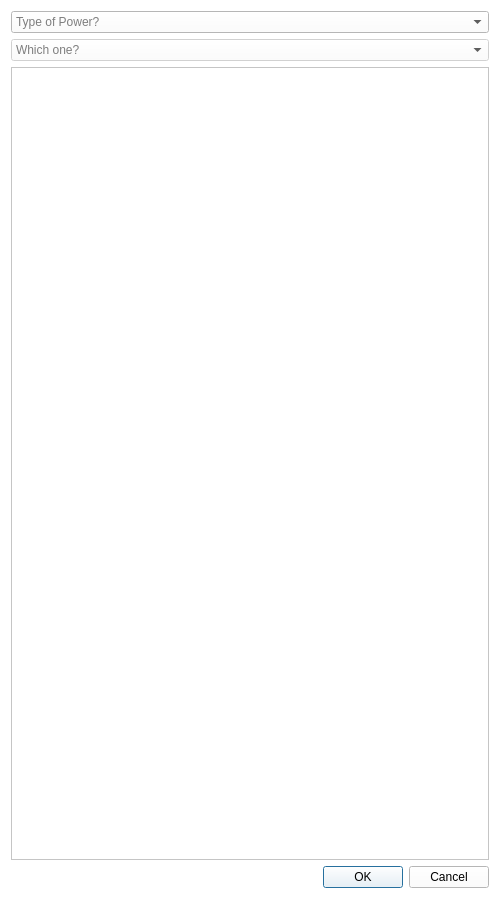
<?xml version="1.0" encoding="UTF-8"?>
<ui version="4.0">
 <class>PowerDialog</class>
 <widget class="QDialog" name="PowerDialog">
  <property name="geometry">
   <rect>
    <x>0</x>
    <y>0</y>
    <width>500</width>
    <height>905</height>
   </rect>
  </property>
  <property name="windowTitle">
   <string>Pick A Power</string>
  </property>
  <property name="windowIcon">
   <iconset resource="res.qrc">
    <normaloff>:/gfx/HeroSystem.ico</normaloff>:/gfx/HeroSystem.ico</iconset>
  </property>
  <property name="styleSheet">
   <string notr="true">QDialog { color: #000; background: #fff; }</string>
  </property>
  <layout class="QVBoxLayout" name="verticalLayout">
   <item>
    <widget class="QComboBox" name="powerTypeComboBox">
     <property name="styleSheet">
      <string notr="true">QComboBox { color: #000; background: #fff; }
QComboBox QAbstractItemView {
    color: #000;
    background-color: #fff;
}</string>
     </property>
     <property name="currentIndex">
      <number>-1</number>
     </property>
     <property name="maxVisibleItems">
      <number>25</number>
     </property>
     <property name="placeholderText">
      <string>Type of Power?</string>
     </property>
    </widget>
   </item>
   <item>
    <widget class="QComboBox" name="availableComboBox">
     <property name="enabled">
      <bool>false</bool>
     </property>
     <property name="styleSheet">
      <string notr="true">QComboBox { color: #000; background: #fff; }
QComboBox QAbstractItemView {
    color: #000;
    background-color: #fff;
}</string>
     </property>
     <property name="maxVisibleItems">
      <number>25</number>
     </property>
     <property name="placeholderText">
      <string>Which one?</string>
     </property>
    </widget>
   </item>
   <item>
    <widget class="QScrollArea" name="scrollArea">
     <property name="styleSheet">
      <string notr="true">QScrollArea { color: #000; background: #fff; }</string>
     </property>
     <property name="widgetResizable">
      <bool>true</bool>
     </property>
     <widget class="QWidget" name="scrollAreaWidgetContents">
      <property name="geometry">
       <rect>
        <x>0</x>
        <y>0</y>
        <width>480</width>
        <height>789</height>
       </rect>
      </property>
      <layout class="QVBoxLayout" name="verticalLayout_2">
       <property name="spacing">
        <number>0</number>
       </property>
       <property name="leftMargin">
        <number>0</number>
       </property>
       <property name="topMargin">
        <number>0</number>
       </property>
       <property name="rightMargin">
        <number>0</number>
       </property>
       <property name="bottomMargin">
        <number>0</number>
       </property>
       <item>
        <widget class="QLabel" name="form">
         <property name="styleSheet">
          <string notr="true">QLabel { color: #000; background: #fff; }</string>
         </property>
         <property name="text">
          <string/>
         </property>
        </widget>
       </item>
      </layout>
     </widget>
    </widget>
   </item>
   <item>
    <widget class="QDialogButtonBox" name="buttonBox">
     <property name="styleSheet">
      <string notr="true">color: #000; background: #fff;</string>
     </property>
     <property name="standardButtons">
      <set>QDialogButtonBox::Cancel|QDialogButtonBox::Ok</set>
     </property>
    </widget>
   </item>
   <item>
    <widget class="QFrame" name="frame">
     <property name="frameShape">
      <enum>QFrame::NoFrame</enum>
     </property>
     <property name="frameShadow">
      <enum>QFrame::Plain</enum>
     </property>
     <property name="lineWidth">
      <number>0</number>
     </property>
     <layout class="QHBoxLayout" name="horizontalLayout">
      <property name="leftMargin">
       <number>0</number>
      </property>
      <property name="topMargin">
       <number>0</number>
      </property>
      <property name="rightMargin">
       <number>0</number>
      </property>
      <property name="bottomMargin">
       <number>0</number>
      </property>
     </layout>
    </widget>
   </item>
  </layout>
 </widget>
 <resources>
  <include location="res.qrc"/>
 </resources>
 <connections/>
</ui>
